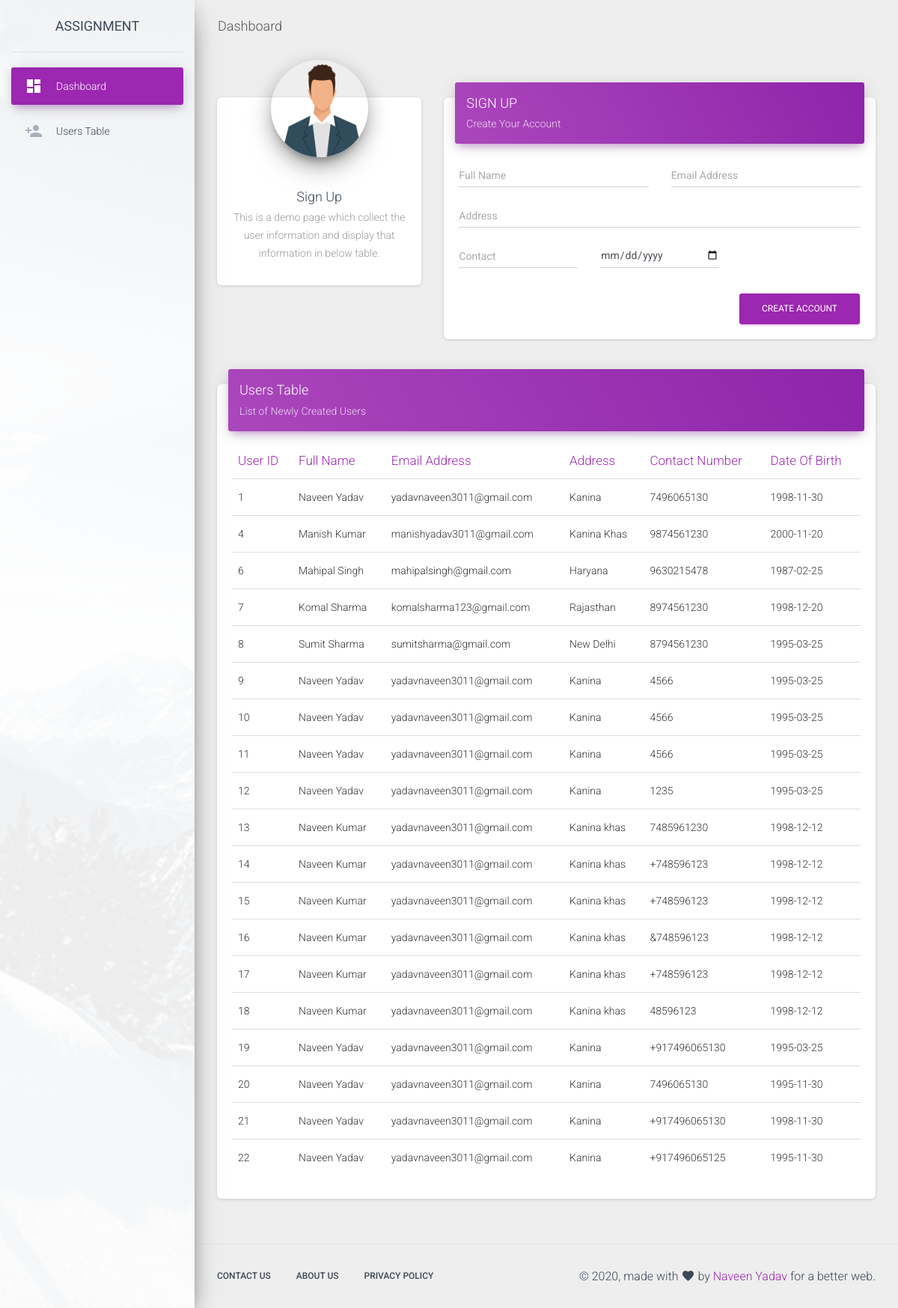
/dashboard, run on the app's committed database.
### webapp/models.py (models this page shows, shortened)
class SignUp(models.Model):
    name = models.CharField(max_length=25)
    email = models.EmailField()
    address = models.CharField(max_length=50)
    contact = PhoneNumberField()
    dob = models.CharField(max_length=10)

### webapp/views.py (the view)
# urls.py: path("dashboard", views.dashboard, name = "Dashboard"),
def dashboard(request):
    if request.method == "POST":
        full_name = request.POST['full_name']
        email_address = request.POST['email']
        address = request.POST['address']
        contact = request.POST['contact']
        dob = request.POST['dob']
        doy = dob.split("-")
        if current_time.year - int(doy[0]) >= 18:
            if Pattern.match(contact):
                try:
                    result  = SignUp.objects.create(name=full_name, email=email_address, address=address, contact=contact, dob=dob)
                    result.save()
                    send_mail(
                        'Testing Email',
                        'Thanks for connecting with us.',
                        email_address ,
                        ['revegrandsystems@gmail.com'],
                        fail_silently=False,
                    )
                    table = SignUp.objects.all()
                    success = "Form Submitted Successfully"
                    return render(request, "dashboard.html", {"success": success, "table":table})
                except Exception as e:
                    messages.error(request, "Error: "+e)
                    return redirect("/dashboard")
            else:
                messages.error(request, "Invalid Contact Number")
                return redirect("/dashboard")
        else:
            messages.error( request, "You are not 18 years old. Can't access this site.")
            return redirect("/dashboard")
    else:
        table = SignUp.objects.all()
        return render(request, "dashboard.html",{"table":table} )

### webapp/templates/dashboard.html (shortened to what this page needs)
{% extends 'base.html' %}
{% load static %}
{% block dashboard_nav %} active {% endblock dashboard_nav %}
{% block page_title %} Dashboard
{% endblock page_title %}
{% block content %}
<div class="container-fluid">
    <div class="row">
        <div class="col-md-4">
            <div class="card card-profile">
                <div class="card-avatar">
                    <a href="javascript:;">
                        <img class="img" src=" {% static 'images/user_avtar.png' %}">
                    </a>
                </div>
                <div class="card-body">
                    <h4 class="card-title">Sign Up</h4>
                    <p class="card-description">
                        This is a demo page which collect the user information and display that information in below
                        table.
                    </p>
                </div>
            </div>
        </div>
        <div class="col-md-8">
            <div class="card">
                <div class="card-header card-header-primary">
                    <h4 class="card-title">SIGN UP</h4>
                    <p class="card-category">Create Your Account</p>
                </div>
                <div class="card-body">
                    <form action="/dashboard" method="POST">
                        <div class="row">
                            <div class="col-md-6">
                                <div class="form-group">
                                    <label class="bmd-label-floating">Full Name</label>
                                    <input type="text" class="form-control" name="full_name" required>
                                </div>
                            </div>
                            <div class="col-md-6">
                                <div class="form-group">
                                    <label class="bmd-label-floating">Email Address</label>
                                    <input type="email" class="form-control" name="email" required>
                                </div>
                            </div>
                        </div>
                        <div class="row">
                            <div class="col-md-12">
                                <div class="form-group">
                                    <label class="bmd-label-floating">Address</label>
                                    <input type="text" class="form-control" name="address" required>
                                </div>
                            </div>
                        </div>
                        <div class="row">
                            <div class="col-md-4">
                                <div class="form-group">
                                    <label class="bmd-label-floating">Contact</label>
                                    <input type="text" class="form-control" name="contact" required>
                                </div>
                            </div>
                            <div class="col-md-4">
                                <div class="form-group">
                                    <input type="date" class="form-control" name="dob" data-toggle="tooltip"
                                        data-placement="top" title="Date Of Birth" required>
                                </div>
                            </div>
                        </div>
                        <div class="row">
                            <div class="col-md-12">
                                <div class="form-group">
                                </div>
                            </div>
                        </div>
                        <button type="submit" class="btn btn-primary pull-right">Create Account</button>
                        <div class="clearfix"></div>
                    </form>
                </div>
            </div>
        </div>
    </div>
</div>
<div class="container-fluid">
    <div class="row">
        <div class="col-md-12">
            <div class="card">
                <div class="card-header card-header-primary">
                    <h4 class="card-title ">Users Table</h4>
                    <p class="card-category">List of Newly Created Users </p>
                </div>
                <div class="card-body">
                    <div class="table-responsive">
                        <table class="table">
                            <thead class=" text-primary">
                                <th>
                                    User ID
                                </th>
                                <th>
                                    Full Name
                                </th>
                                <th>
                                    Email Address
                                </th>
                                 <th>
                                    Address
                                </th>
                                <th>
                                    Contact Number
                                </th>
                                <th>
                                    Date Of Birth
                                </th>
                            </thead>
                            <tbody>
                            {% for data in table  %}
                            <tr>
                            <td>{{data.id}}</td>
                            <td>{{data.name}}</td>
                            <td>{{data.email}}</td>
                            <td>{{data.address}}</td>
                            <td>{{data.contact}}</td>
                            <td>{{data.dob}}</td>
                            </tr>
                            {% endfor %}
                            </tbody>
                        </table>
                    </div>
                </div>
            </div>
        </div>
    </div>
</div>
{% endblock content %}

### webapp/templates/base.html (shortened to what this page needs)
{% load static %}
<!DOCTYPE html>
<html lang="en">
<head>
  <link rel="stylesheet" href="https://maxcdn.bootstrapcdn.com/font-awesome/latest/css/font-awesome.min.css">
  <link href="{% static 'css/material-dashboard.css' %} " rel="stylesheet" />
</head>
<body class="">
 <div class="wrapper ">
    <div class="sidebar" data-color="purple" data-background-color="white" data-image="{% static 'images/sidebar-1.jpg' %}">
      <div class="logo"><a href="/dashboard" class="simple-text logo-normal">
          Assignment
        </a></div>
      <div class="sidebar-wrapper">
        <ul class="nav">
          <li class="nav-item {% block dashboard_nav %}
          {% endblock dashboard_nav %} ">
            <a class="nav-link" href="/dashboard">
              <i class="material-icons">dashboard</i>
              <p>Dashboard</p>
            </a>
          </li>
          <li class="nav-item {% block create_ledger_nav %}
          {% endblock create_ledger_nav %} ">
            <a class="nav-link" href="/table">
              <i class="material-icons">person_add</i>
              <p>Users Table</p>
            </a>
          </li>
        </ul>
      </div>
    </div>
    <div class="main-panel">
      <nav class="navbar navbar-expand-lg navbar-transparent navbar-absolute fixed-top ">
        <div class="container-fluid">
          <div class="navbar-wrapper">
            <a class="navbar-brand" href="javascript:;">{% block page_title %}
            {% endblock page_title %}</a>
          </div>
        </div>
      </nav>
      <div class="content">
      {% block content %}
      {% endblock content %}
      </div>
      <footer class="footer">
        <div class="container-fluid">
          <nav class="float-left">
            <ul>
              <li>
                <a href="#contact_us">
                  Contact Us
                </a>
              </li>
              <li>
                <a href="#about_us">
                  About Us
                </a>
              </li>
              <li>
                <a href="#privacy_policy">
                  Privacy Policy
                </a>
              </li>
            </ul>
          </nav>
          <div class="copyright float-right">
            &copy;
            , made with <i class="material-icons">favorite</i> by
            <a href="#" target="_blank">Naveen Yadav</a> for a better web.
          </div>
        </div>
      </footer>
    </div>
  </div>
</body>
</html>

### data on the page
SignUp: id "1", name "Naveen Yadav", email "yadavnaveen3011@gmail.com", address "Kanina", contact "7496065130", dob "1998-11-30"
SignUp: id "4", name "Manish Kumar", email "manishyadav3011@gmail.com", address "Kanina Khas", contact "9874561230", dob "2000-11-20"
SignUp: id "6", name "Mahipal Singh", email "mahipalsingh@gmail.com", address "Haryana", contact "9630215478", dob "1987-02-25"
SignUp: id "7", name "Komal Sharma", email "komalsharma123@gmail.com", address "Rajasthan", contact "8974561230", dob "1998-12-20"
SignUp: id "8", name "Sumit Sharma", email "sumitsharma@gmail.com", address "New Delhi", contact "8794561230", dob "1995-03-25"
SignUp: id "9", name "Naveen Yadav", email "yadavnaveen3011@gmail.com", address "Kanina", contact "4566", dob "1995-03-25"
SignUp: id "10", name "Naveen Yadav", email "yadavnaveen3011@gmail.com", address "Kanina", contact "4566", dob "1995-03-25"
SignUp: id "11", name "Naveen Yadav", email "yadavnaveen3011@gmail.com", address "Kanina", contact "4566", dob "1995-03-25"
SignUp: id "12", name "Naveen Yadav", email "yadavnaveen3011@gmail.com", address "Kanina", contact "1235", dob "1995-03-25"
SignUp: id "13", name "Naveen Kumar", email "yadavnaveen3011@gmail.com", address "Kanina khas", contact "7485961230", dob "1998-12-12"
SignUp: id "14", name "Naveen Kumar", email "yadavnaveen3011@gmail.com", address "Kanina khas", contact "+748596123", dob "1998-12-12"
SignUp: id "15", name "Naveen Kumar", email "yadavnaveen3011@gmail.com", address "Kanina khas", contact "+748596123", dob "1998-12-12"
SignUp: id "16", name "Naveen Kumar", email "yadavnaveen3011@gmail.com", address "Kanina khas", contact "&748596123", dob "1998-12-12"
SignUp: id "17", name "Naveen Kumar", email "yadavnaveen3011@gmail.com", address "Kanina khas", contact "+748596123", dob "1998-12-12"
SignUp: id "18", name "Naveen Kumar", email "yadavnaveen3011@gmail.com", address "Kanina khas", contact "48596123", dob "1998-12-12"
SignUp: id "19", name "Naveen Yadav", email "yadavnaveen3011@gmail.com", address "Kanina", contact "+917496065130", dob "1995-03-25"
SignUp: id "20", name "Naveen Yadav", email "yadavnaveen3011@gmail.com", address "Kanina", contact "7496065130", dob "1995-11-30"
SignUp: id "21", name "Naveen Yadav", email "yadavnaveen3011@gmail.com", address "Kanina", contact "+917496065130", dob "1998-11-30"
SignUp: id "22", name "Naveen Yadav", email "yadavnaveen3011@gmail.com", address "Kanina", contact "+917496065125", dob "1995-11-30"
